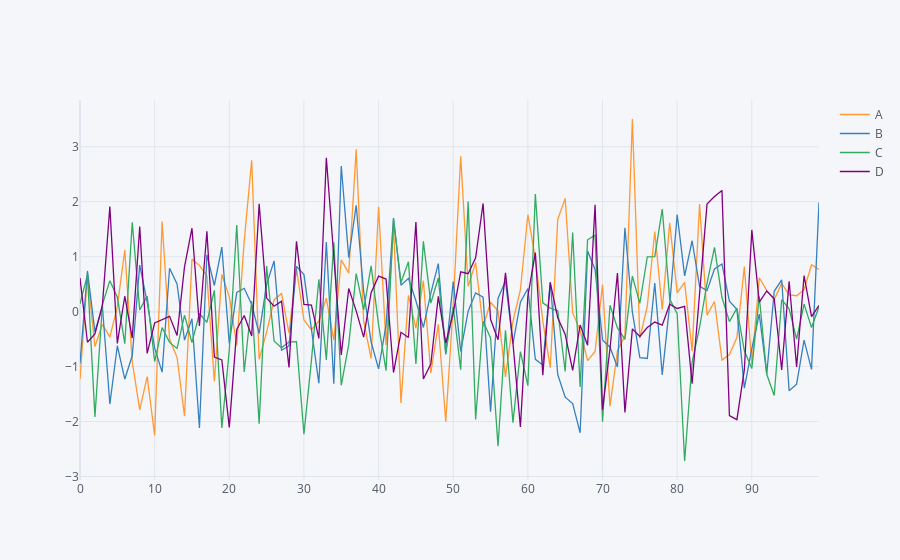

Source (notebook cell):
### Code cell
# PLOTLY - LINEPLOT
# Plot using IPLOT
 #this will convert plot to a PLOTLY interactive
df.iplot()
# WHY not showing B?
